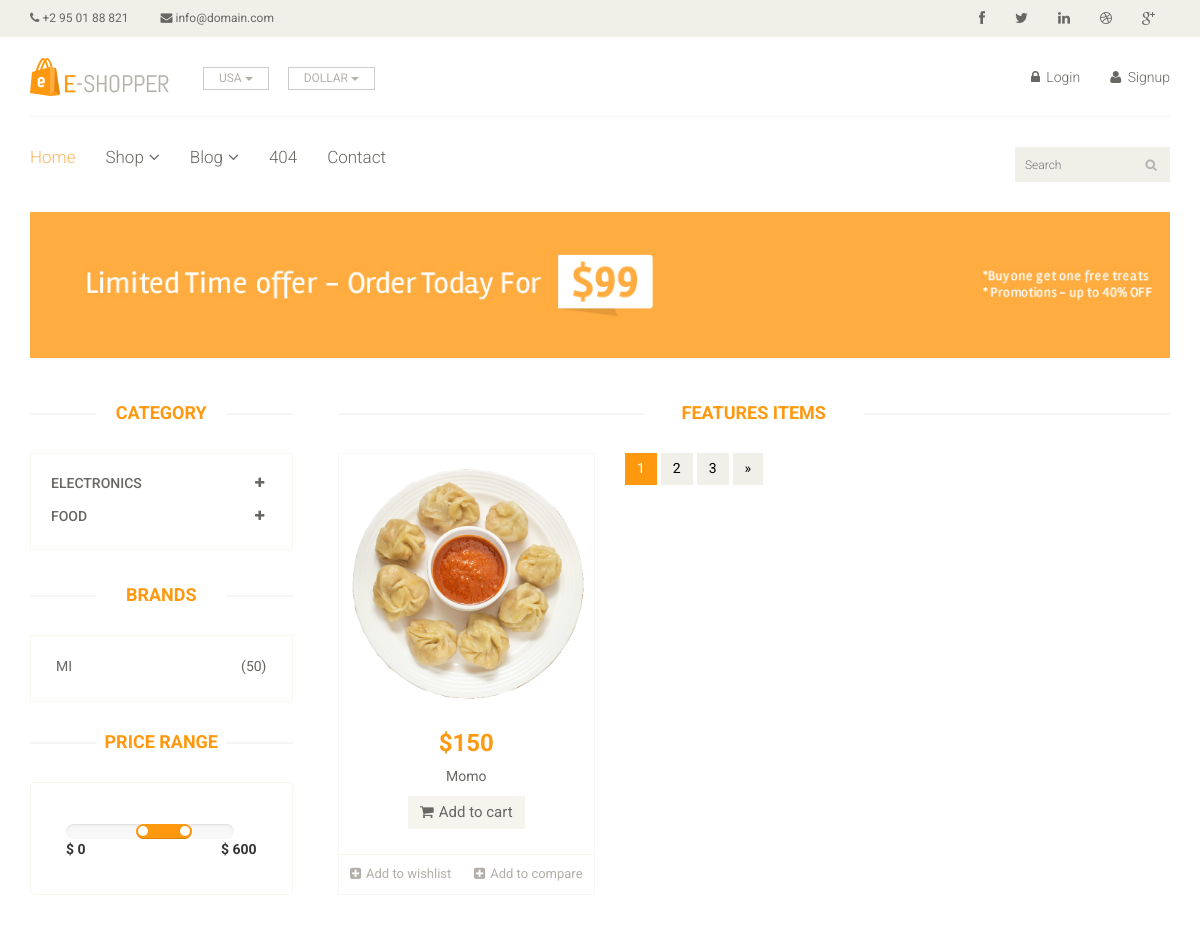
The page /subcategory/momo (upper part) on the database as committed earlier.
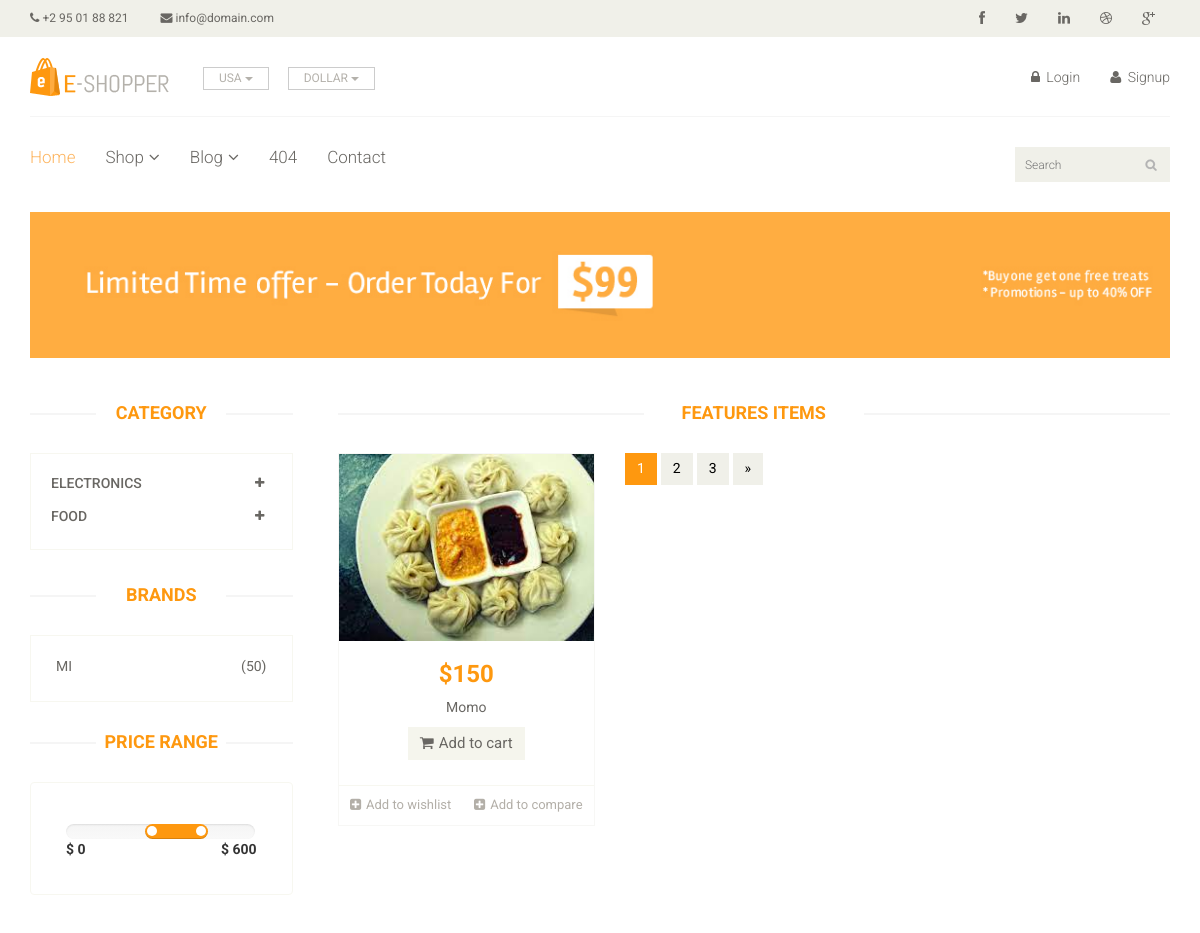
The same page on the database as committed later.
### home/models.py (models this page shows, shortened)
class Item(models.Model):
	title = models.CharField(max_length=400)
	slug = models.CharField(max_length=500)
	price = models.IntegerField()
	discounted_price = models.IntegerField()
	description = models.TextField()
	image = models.ImageField(upload_to = 'media')
	category = models.ForeignKey(Category,on_delete = models.CASCADE)
	subcategory = models.ForeignKey(SubCategory,on_delete = models.CASCADE)
	status = models.CharField(max_length=40,choices =STATUS,blank = True)
	stock = models.CharField(max_length = 50,choices = STOCK,blank = True)
	labels = models.CharField(max_length=30,choices=LABELS,blank = True)

### home/views.py (the view)
# urls.py: path('subcategory/<slug>', SubCategoryView.as_view(), name='subcategory'),
class SubCategoryView(BaseViews):
	def get(self,request,slug):
		slug_id = SubCategory.objects.get(slug = slug).id
		self.views['subcat_items'] = Item.objects.filter(subcategory_id = slug_id)
		return render(request,'subcat.html',self.views)

### home/models.py (called while the page is built)
	def get_subcat_url(self):
		return reverse("home:subcategory",kwargs = {'slug':self.slug})

### templates/subcat.html (shortened to what this page needs)
{% extends 'base.html' %}
{% load static %}
{% block content %}
	<section id="advertisement">
		<div class="container">
			<img src="images/shop/advertisement.jpg" alt="" />
		</div>
	</section>
	<section>
		<div class="container">
			<div class="row">
				<div class="col-sm-3">
					<div class="left-sidebar">
						<h2>Category</h2>
						<div class="panel-group category-products" id="accordian">
							{% for cat in category %}
							<div class="panel panel-default">
								<div class="panel-heading">
									<h4 class="panel-title">
										<a data-toggle="collapse" data-parent="#accordian" href="#{{cat.id}}">
											<span class="badge pull-right"><i class="fa fa-plus"></i></span>
											{{cat.title}}
										</a>
									</h4>
								</div>
							</div>
							{% endfor %}
						</div>
						<div class="brands_products">
							<h2>Brands</h2>
							<div class="brands-name">
								<ul class="nav nav-pills nav-stacked">
									{% for brand in brands %}
									<li><a href="#"> <span class="pull-right">(50)</span>{{brand.title}}</a></li>
									{% endfor %}
								</ul>
							</div>
						</div>
						<div class="price-range">
							<h2>Price Range</h2>
							<div class="well">
								 <input type="text" class="span2" value="" data-slider-min="0" data-slider-max="600" data-slider-step="5" data-slider-value="[250,450]" id="sl2" ><br />
								 <b>$ 0</b> <b class="pull-right">$ 600</b>
							</div>
						</div>
					</div>
				</div>
				<div class="col-sm-9 padding-right">
					<div class="features_items">
						<h2 class="title text-center">Features Items</h2>
						{% for subcat in subcat_items %}
						<div class="col-sm-4">
							<div class="product-image-wrapper">
								<div class="single-products">
									<div class="productinfo text-center">
										<img src="{{subcat.image.url}}" alt="" />
										<h2>${{subcat.price}}</h2>
										<p>{{subcat.title}}</p>
										<a href="#" class="btn btn-default add-to-cart"><i class="fa fa-shopping-cart"></i>Add to cart</a>
									</div>
									<div class="product-overlay">
										<div class="overlay-content">
										</div>
									</div>
								</div>
								<div class="choose">
									<ul class="nav nav-pills nav-justified">
										<li><a href=""><i class="fa fa-plus-square"></i>Add to wishlist</a></li>
										<li><a href=""><i class="fa fa-plus-square"></i>Add to compare</a></li>
									</ul>
								</div>
							</div>
						</div>
						{% endfor %}
						<ul class="pagination">
							<li class="active"><a href="">1</a></li>
							<li><a href="">2</a></li>
							<li><a href="">3</a></li>
							<li><a href="">&raquo;</a></li>
						</ul>
					</div>
				</div>
			</div>
		</div>
	</section>
	{% endblock %}

Rows that differ between the two databases and show on the page:
changed Item "Momo": image: a different picture
